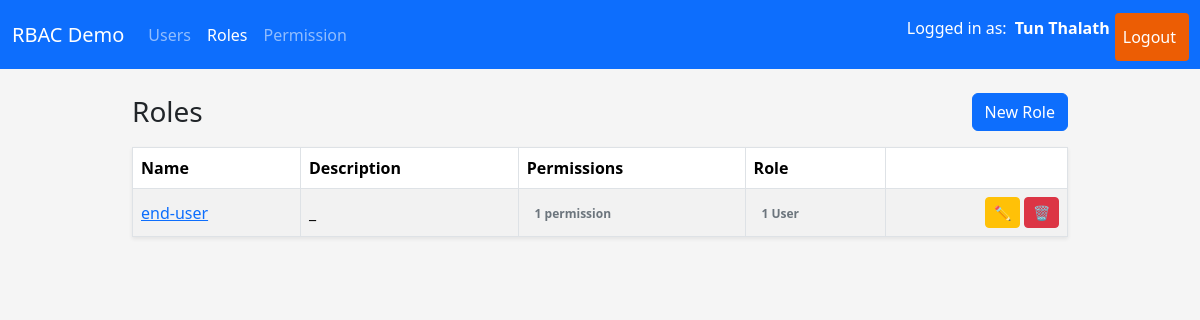
Screenshot of /roles/ (signed in) with the database file from the repository.
### app/models/user.py (models this page shows, shortened)
class User(UserMixin, db.Model):
    __tablename__ = "users"
    id = db.Column(db.Integer, primary_key=True)
    username = db.Column(db.String(80), unique=True, nullable=False)
    email = db.Column(db.String(120), unique=True, nullable=False)
    full_name = db.Column(db.String(120), nullable=False)
    is_active = db.Column(db.Boolean, default=True, nullable=False)
    password_hash = db.Column(db.String(255), nullable=False)
    created_at = db.Column(db.DateTime, default=datetime.utcnow, nullable=False)
    updated_at = db.Column(db.DateTime, default=datetime.utcnow, onupdate=datetime.utcnow, nullable=False)
    roles = db.relationship("Role", secondary=user_roles, back_populates="users")
    transactions = db.relationship("Transactions", secondary=user_transactions, back_populates="users" )
    budgets = db.relationship("Budget", secondary=user_budgets, back_populates="users")
    expert_rules = db.relationship("ExpertRule", secondary=user_expertRules, back_populates="users")

### app/models/role.py (models this page shows, shortened)
class Role (db.Model):
    __tablename__ = "roles"
    id = db.Column(db.Integer, primary_key=True)
    name = db.Column(db.String(80), unique=True, nullable=False)
    description = db.Column(db.String(255))
    created_at = db.Column(db.DateTime, default=datetime.utcnow, nullable=False)
    updated_at = db.Column(
        db.DateTime, default=datetime.utcnow, onupdate=datetime.utcnow, nullable=False
    )
    users = db.relationship("User", secondary=user_roles, back_populates="roles")
    permissions = db.relationship("Permission", secondary=role_permissions, back_populates="roles")

### app/routes/role_routes.py (the view)
@role_bp.route("/")
@login_required
def index():
    roles = RoleService.get_all()
    return render_template("roles/index.html", roles=roles)

### app/services/role_service.py (called while the page is built)
    @staticmethod
    def get_all() -> List[Role]:
        return Role.query.order_by(Role.name.asc()).all()

### app/templates/roles/index.html (shortened to what this page needs)
{% extends "layouts/base.html" %}
{% block content %}
<div class="d-flex justify-content-between align-items-center mb-3">
    <h1 class="h3 mb-0">Roles</h1>
    <a href="{{ url_for('roles.create') }}" class="btn btn-primary">New Role</a>
</div>
{% if roles %}
    <table class="table table-striped table-bordered align-middle shadow-sm">
        <thead>
            <tr>
                <th>Name</th>
                <th>Description</th>
                <th>Permissions</th>
                <th>Role</th>
                <th class="text-end"></th>
            </tr>
        </thead>
        <tbody>
            {% for role in roles %}
            <tr>
                <td>
                    <a href="{{ url_for('roles.detail', role_id=role.id) }}">
                        {{ role.name }}
                    </a>
                </td>
                <td>
                    {{ role.description or "_" }}
                </td>
                <td>
                    {% if role.permissions %}
                    <span class="badge text-secondary">
                        {{ role.permissions|length }} permission{{ role.permissions|length != 1 and 's' or '' }}
                    </span>
                    {% else %}
                        <span class="text-muted small"> No permission</span>
                    {% endif %}
                </td>
                <td>
                    {% if role.users %}
                    <span class="badge text-secondary">
                        {{ role.users|length }} User{{ role.users|length != 1 and 's' or '' }}
                    </span>
                    {% else %}
                        <span class="text-muted small"> No User</span>
                    {% endif %}
                </td>
                <td class="text-end">
                    <a
                        href="{{ url_for('roles.edit', role_id = role.id) }}"
                        class="btn btn-sm btn-warning"
                        title="Edit">
                    ✏️
                    </a>
                    <a
                        href="{{ url_for('roles.delete_confirm', role_id=role.id) }}"
                        class="btn btn-sm btn-danger"
                    >
                    🗑️
                    </a>
                </td>
            </tr>
            {% endfor %}
        </tbody>
    </table>
{% else %}
<p class="text-muted"> No role defined yet.</p>
{% endif %}
{% endblock %}

### app/templates/layouts/base.html (shortened to what this page needs)
<!doctype html>
<html lang="en">
    <head>
        <link href="https://cdn.jsdelivr.net/npm/bootstrap@5.3.8/dist/css/bootstrap.min.css" rel="stylesheet" />
        <link rel="stylesheet" href="{{ url_for('static', filename='css/style.css') }} " />
    </head>
    <body>
        <nav class="navbar navbar-expand-lg navbar-dark bg-primary mb-4">
            <div class="container-fluid">
                <a class="navbar-brand" href="#">
                    RBAC Demo
                </a>
                <div class="collapse navbar-collapse" id="navbarMain">
                    <ul class="navbar-nav me-auto mb-2 mb-lg-0">
                        <li class="nav-item">
                            <a href="{{ url_for('users.index') }}"
                               class="nav-link {% if request.blueprint == 'users' %}active {% endif %}" >
                                Users
                            </a>
                        </li>
                        <li class="nav-item">
                            <a href="{{ url_for('roles.index') }}"
                               class="nav-link {% if request.blueprint == 'roles' %}active{% endif %}">
                                Roles
                            </a>
                        </li>
                        <li class="nav-item">
                            <a href="{{ url_for('permissions.index') }}"
                               class="nav-link {% if request.blueprint == 'permissions' %}active {% endif %}">
                                Permission
                            </a>
                        </li>
                    </ul>
                    <ul class="navbar-nav me-1 mb-2 mb-lg-0">
                        {% if current_user.is_authenticated %}
                        <li class="nav-item">
                            <li class="nav-item">
                                <span class="navbar text-white">
                                    Logged in as: <strong class="ms-2">{{ current_user.full_name }}</strong>
                                </span>
                            </li>
                        </li>
                        <li class="nav-item">
                            <a href="{{ url_for('auth.logout') }}" class="nav-link login-button">Logout</a>
                        </li>
                        {% else %}
                        <li class="nav-item">
                            <a href="{{ url_for('auth.login') }}" class="nav-link login-button">Login</a>
                        </li>
                        {% endif %}
                    </ul>
                </div>
            </div>
        </nav>
        <main class="container">
            {% block content %}{% endblock %}
        </main>
    </body>
</html>

### app/static/css/style.css (style rules this page uses)
body { background-color: #f5f5f5; }
main.container { max-width: 960px; }
table td, table, th { vertical-align: middle; }
.login-button { background-color: #ec5d04; color: white; padding: 12px 20px; border: none; border-radius: 4px; cursor: pointer; font-size: 16px; width: 100%; margin-top: 5px; margin-left: 5px; transition: background-color 0.3s ease; }

### rows the page displays
User: full_name "Tun Thalath"
Role: name "end-user", description "_", permissions|length "1", users|length "1"
